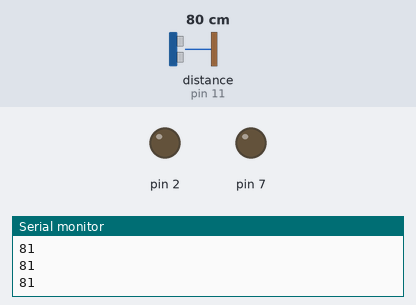
This sketch was run on a simulated Arduino Uno, built with avr-gcc and run on an emulated ATmega328P. Parts: output pins drawn as LEDs (lit = HIGH), the last lines printed to the serial monitor. Dashed ring = blinking. The inputs (shaded band) are chosen by the test bench; at power-on: distance to the obstacle (sensor on pin 11) 80 cm. The echo pulse lasts 58.3 µs per cm.

Above: at 1.3 s.
1.4 s: distance to the obstacle (sensor on pin 11) set to 32 cm
2.9 s: distance to the obstacle (sensor on pin 11) set to 26 cm
At 4.8 s:
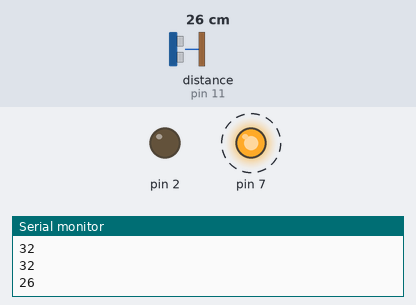
5.9 s: distance to the obstacle (sensor on pin 11) set to 35 cm
At 7.2 s:
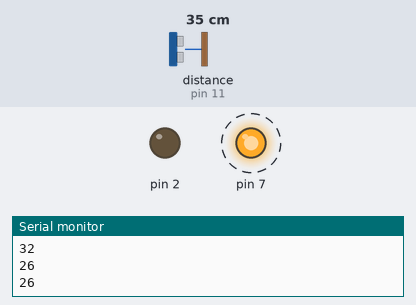
8.9 s: distance to the obstacle (sensor on pin 11) set to 2 cm
At 9.4 s:
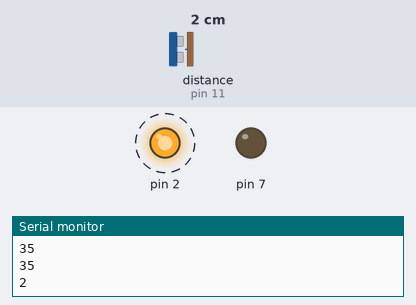
Timing chart, 0 to 12.9 s (numbered marks = the images above; inputs shaded):
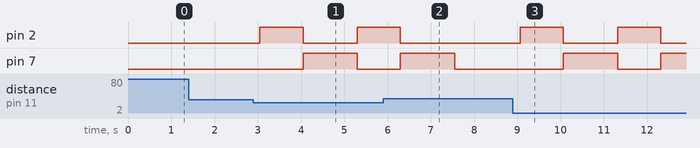

The sketch:

BlinkMetUltrasoon.ino
```cpp
#include <NewPing.h>

#define TRIGGER_PIN  12  // Arduino pin tied to trigger pin on the ultrasonic sensor.
#define ECHO_PIN     11  // Arduino pin tied to echo pin on the ultrasonic sensor.
#define MAX_DISTANCE 300 // Maximum distance we want to ping for (in centimeters). Maximum sensor distance is rated at 400-500cm.

NewPing sonar(TRIGGER_PIN, ECHO_PIN, MAX_DISTANCE); // NewPing setup of pins and maximum distance.

int afstand = 0;

// the setup function runs once when you press reset or power the board
void setup() {

  Serial.begin(115200);

  // initialize digital pin LED_BUILTIN as an output.
  pinMode(2, OUTPUT);
  pinMode(7, OUTPUT);
}

// the loop function runs over and over again forever
void loop() {

  delay(250);

  // Bepaal Afstand
  unsigned int uS = sonar.ping(); // Send ping, get ping time in microseconds (uS).
  afstand = uS / US_ROUNDTRIP_CM;


  Serial.println( afstand );

  if (afstand >0 && afstand <30) {

    digitalWrite(2, HIGH);
    digitalWrite(7, LOW);
    delay(1000);

    digitalWrite(2, LOW);
    digitalWrite(7, HIGH);
    delay(1000);

  } else {

    digitalWrite(2, LOW);
    digitalWrite(7, LOW);

  }

}
```

Measured:
- the behaviour switches between 30 and 29 cm on distance to the obstacle (sensor on pin 11) (found by bisection; images 0 and 1)
- after the input at 2.9 s, pin 2: LOW → HIGH after 0.15 s, → LOW 1.0 s later, → HIGH 1.3 s later; pin 7: LOW → HIGH after 1.1 s, → LOW 1.3 s later
- after the input at 5.9 s, pin 2: goes on until 6.3 s, then stays LOW
- after the input at 8.9 s, pin 2: alternates HIGH for 1.0 s and LOW for 1.3 s, starting after 0.17 s; pin 7: LOW → HIGH after 1.2 s, → LOW 1.3 s later, → HIGH 1.0 s later
